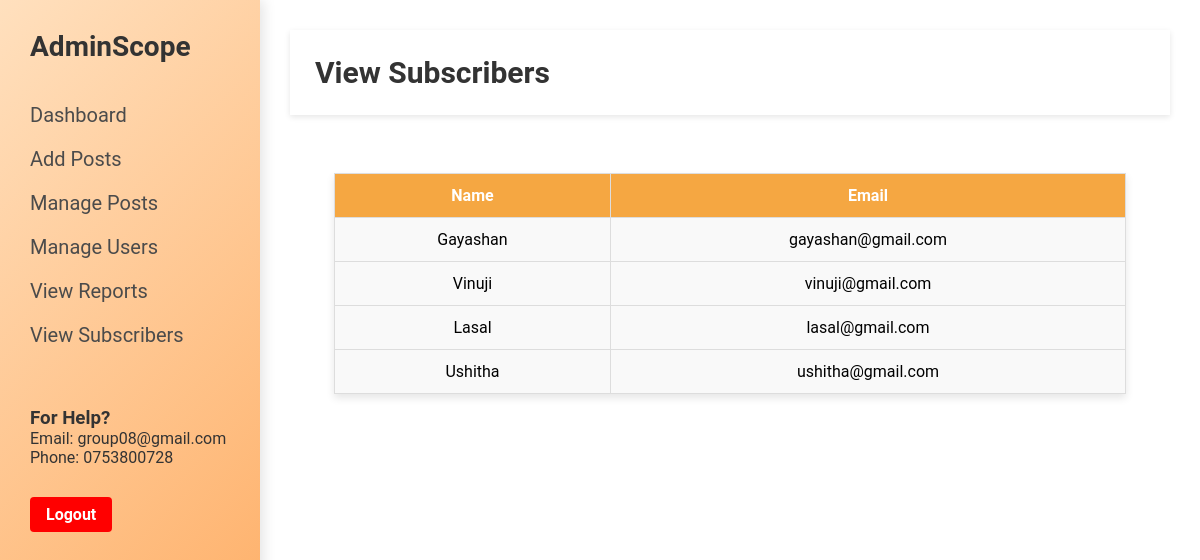
/pages/admin_page/view_subscribers.php, run on the app's committed database.
### tables this page shows
CREATE TABLE subscribers (
  id INT AUTO_INCREMENT PRIMARY KEY,
  name VARCHAR(50) NOT NULL,
  email VARCHAR(100) NOT NULL UNIQUE
);

### pages/admin_page/view_subscribers.php (the view, shortened to what this page needs)
<?php
$host = 'localhost';
$db = 'news_management';
$user = 'root';
$pass = '';
$conn = new mysqli($host, $user, $pass, $db);
$sql = "SELECT name, email FROM subscribers";
$result = $conn->query($sql);
?>
<html>
<head>
    <link rel="stylesheet" href="../../css/admin_style.css">
</head>
<body>
    <div class="sidebar">
        <h2>AdminScope</h2>
        <ul>
            <li><a href="admin_page.php">Dashboard</a></li>
            <li><a href="manage_users.php">Add Posts</a></li>
            <li><a href="manage_articles.php">Manage Posts</a></li>
            <li><a href="manage_users.php">Manage Users</a></li>
            <li><a href="view_reports.php">View Reports</a></li>
            <li><a href="view_subscribers.php">View Subscribers</a></li>
        </ul>
        <div class="help">
            <h3>For Help?</h3>
            <p>Email: group08@gmail.com</p>
            <p>Phone: 0753800728</p>
            <a style="margin-top: 30px; display: inline-block; padding: 8px 16px; background-color: red; color: white; text-align: center;text-decoration: none; border-radius: 4px; font-weight: bold;" href="../../logout.php">Logout</a>
        </div>
    </div>
    <div class="content">
        <header>
            <h2><b>View Subscribers<br></h2>
        </header>
        <main>
            <br><br>
            <table>
                <tr>
                    <th>Name</th>
                    <th>Email</th>
                </tr>
                <?php while($row = $result->fetch_assoc()): ?>
                <tr>
                    <td><?= htmlspecialchars($row['name']) ?></td>
                    <td><?= htmlspecialchars($row['email']) ?></td>
                </tr>
                <?php endwhile; ?>
            </table>
        </main>
    </div>
</body>
</html>

### css/admin_style.css (style rules this page uses)
* { margin: 0; padding: 0; box-sizing: border-box; }
body { font-family: 'Roboto', sans-serif; display: flex; height: 100vh; overflow:hidden; background: #f3e5d8; }
.sidebar { width: 260px; background: linear-gradient(135deg, #ffe0be, #fe9132); color: #333333; min-height: 100vh; padding: 30px; position: fixed; top: 0; left: 0; box-shadow: 4px 0 12px rgba(0, 0, 0, 0.1); }
.sidebar h2 { color: #333333; margin-bottom: 40px; font-size: 28px; }
.sidebar ul { list-style: none; }
.sidebar ul li { margin: 20px 0; }
.sidebar ul li a { color: #4b4b4b; text-decoration: none; font-size: 20px; transition: color 0.3s ease, padding-left 0.3s ease; }
.help { margin-top: 60px; }
.content { flex-grow: 1; margin-left: 260px; background: #ffffff; padding: 30px; overflow-y: auto; border-radius: 0 0 20px 20px; box-shadow: 0 4px 12px rgba(0, 0, 0, 0.1); }
header { background: #ffffff; padding: 25px; color: #333333; box-shadow: 0 2px 6px rgba(0, 0, 0, 0.1); margin-bottom: 20px; }
header h2 { margin: 0; font-size: 30px; font-weight: 500; }
main { display: flex; flex-direction: column; height: 100%; }

### pages/admin_page/view_subscribers.php (style rules this page uses)
table { margin: 0 auto; border-collapse: collapse; width: 90%; box-shadow: 0 4px 8px rgba(0, 0, 0, 0.1); background-color: #f9f9f9; }
th, td { text-align: center; padding: 12px 15px; border: 1px solid #ddd; }
th { font-weight: bold; background-color: #f5a742; color: white; }

### data on the page
subscribers: name "Gayashan", email "gayashan@gmail.com"
subscribers: name "Vinuji", email "vinuji@gmail.com"
subscribers: name "Lasal", email "lasal@gmail.com"
subscribers: name "Ushitha", email "ushitha@gmail.com"
